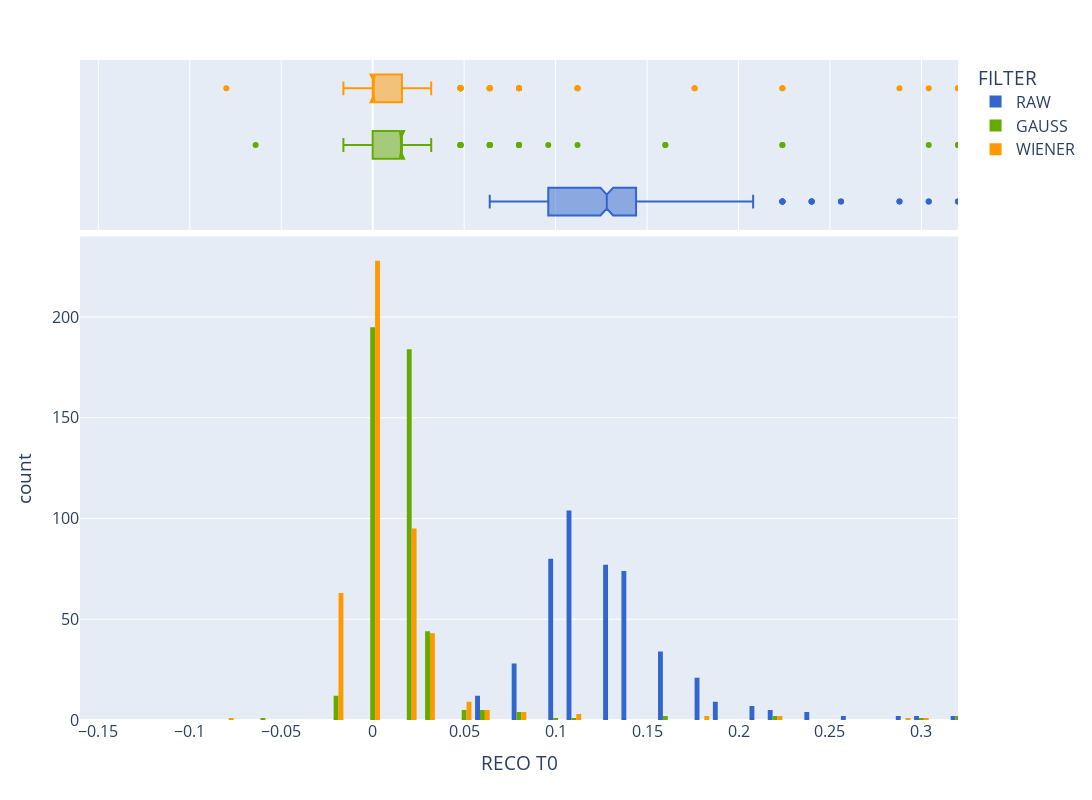

Notebook code cell kept with this figure:
### Code cell
fig = px.histogram(data_frame=df[(df['TRUE PE'] > 0)*(df['TRUE PE'] < 1000)], x="RECO T0",
color='FILTER',color_discrete_map=color_map,barmode="group",marginal='box',template="plotly",nbins=3000,range_x=[-0.16,0.32])
# fig.update_layout(title_text='T0 recovery',xaxis_title  = "Time in [&mu;s]",yaxis_title  = "Counts")
fig.update_layout(autosize=False,width=1500,height=800,font=dict(size=16))

fig.show()

### Figure 1 — Plotly figure (JSON) as saved in the notebook; plotly's stock layout.template omitted (floating-point values rounded to 4 significant figures; data arrays with more than 128 entries replaced by an {"elided": "..."} marker saying what was removed)
{"data": [{"alignmentgroup": "True", "bingroup": "x", "hovertemplate": "FILTER=RAW<br>RECO T0=%{x}<br>count=%{y}<extra></extra>", "legendgroup": "RAW", "marker": {"color": "#3366CC", "pattern": {"shape": ""}}, "name": "RAW", "nbinsx": 3000, "offsetgroup": "RAW", "orientation": "v", "showlegend": true, "type": "histogram", "x": {"elided": "473 float values"}, "xaxis": "x", "yaxis": "y"}, {"alignmentgroup": "True", "hovertemplate": "FILTER=RAW<br>RECO T0=%{x}<extra></extra>", "legendgroup": "RAW", "marker": {"color": "#3366CC"}, "name": "RAW", "notched": true, "offsetgroup": "RAW", "showlegend": false, "type": "box", "x": {"elided": "473 float values"}, "xaxis": "x2", "yaxis": "y2"}, {"alignmentgroup": "True", "bingroup": "x", "hovertemplate": "FILTER=GAUSS<br>RECO T0=%{x}<br>count=%{y}<extra></extra>", "legendgroup": "GAUSS", "marker": {"color": "#66AA00", "pattern": {"shape": ""}}, "name": "GAUSS", "nbinsx": 3000, "offsetgroup": "GAUSS", "orientation": "v", "showlegend": true, "type": "histogram", "x": {"elided": "473 float values"}, "xaxis": "x", "yaxis": "y"}, {"alignmentgroup": "True", "hovertemplate": "FILTER=GAUSS<br>RECO T0=%{x}<extra></extra>", "legendgroup": "GAUSS", "marker": {"color": "#66AA00"}, "name": "GAUSS", "notched": true, "offsetgroup": "GAUSS", "showlegend": false, "type": "box", "x": {"elided": "473 float values"}, "xaxis": "x2", "yaxis": "y2"}, {"alignmentgroup": "True", "bingroup": "x", "hovertemplate": "FILTER=WIENER<br>RECO T0=%{x}<br>count=%{y}<extra></extra>", "legendgroup": "WIENER", "marker": {"color": "#FF9900", "pattern": {"shape": ""}}, "name": "WIENER", "nbinsx": 3000, "offsetgroup": "WIENER", "orientation": "v", "showlegend": true, "type": "histogram", "x": {"elided": "473 float values"}, "xaxis": "x", "yaxis": "y"}, {"alignmentgroup": "True", "hovertemplate": "FILTER=WIENER<br>RECO T0=%{x}<extra></extra>", "legendgroup": "WIENER", "marker": {"color": "#FF9900"}, "name": "WIENER", "notched": true, "offsetgroup": "WIENER", "showlegend": false, "type": "box", "x": {"elided": "473 float values"}, "xaxis": "x2", "yaxis": "y2"}], "layout": {"autosize": false, "barmode": "group", "font": {"size": 16}, "height": 800, "legend": {"title": {"text": "FILTER"}, "tracegroupgap": 0}, "margin": {"t": 60}, "width": 1500, "xaxis": {"anchor": "y", "domain": [0, 1], "range": [-0.16, 0.32], "title": {"text": "RECO T0"}}, "xaxis2": {"anchor": "y2", "domain": [0, 1], "matches": "x", "showgrid": true, "showticklabels": false}, "yaxis": {"anchor": "x", "domain": [0, 0.7326], "title": {"text": "count"}}, "yaxis2": {"anchor": "x2", "domain": [0.7426, 1], "matches": "y2", "showgrid": false, "showline": false, "showticklabels": false, "ticks": ""}}}
